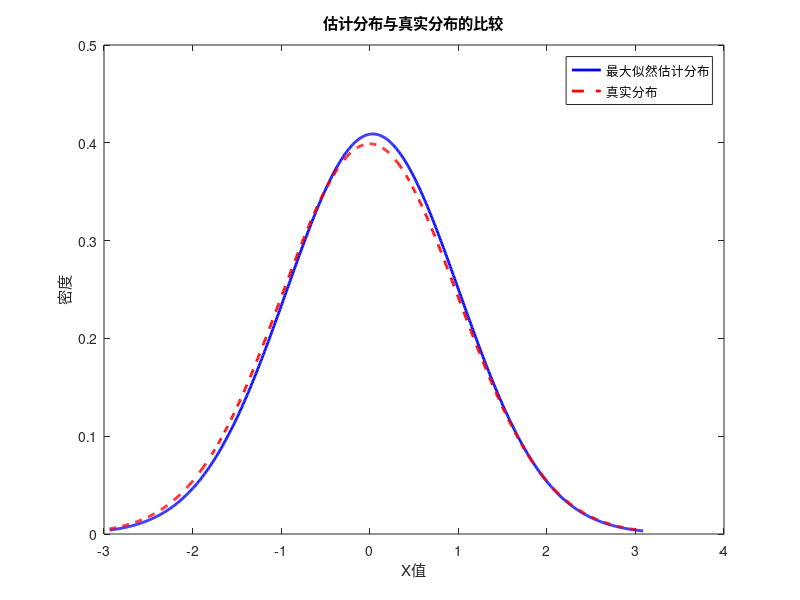

This chart was generated by the following MATLAB code:
% 利用5(a)产生的样本分别计算N(μ,σ^2)中参数μ和σ^2的最大似然估计值，并计算其与真实参数值之间的距离。


% 加载5(a)的数据
n = 1000;
X = randn(n, 1);

% 计算最大似然估计
mu_MLE = mean(X);
sigma2_MLE = var(X) * (n-1)/n;  % 注意：最大似然估计的方差分母是n

% 真实参数值
mu_true = 0;
sigma2_true = 1;

% 计算距离
mu_distance = abs(mu_MLE - mu_true);
sigma2_distance = abs(sigma2_MLE - sigma2_true);

% 显示结果
fprintf('最大似然估计结果：\n');
fprintf('μ的估计值 = %.4f (真实值 = %.4f)\n', mu_MLE, mu_true);
fprintf('σ^2的估计值 = %.4f (真实值 = %.4f)\n', sigma2_MLE, sigma2_true);
fprintf('\n与真实参数的距离：\n');
fprintf('|μ_MLE - μ_true| = %.4f\n', mu_distance);
fprintf('|σ^2_MLE - σ^2_true| = %.4f\n', sigma2_distance);

% 绘制估计分布和真实分布的比较
figure;
x = linspace(min(X), max(X), 1000);
plot(x, normpdf(x, mu_MLE, sqrt(sigma2_MLE)), 'b-', 'LineWidth', 2);
hold on;
plot(x, normpdf(x, mu_true, sqrt(sigma2_true)), 'r--', 'LineWidth', 2);
title('估计分布与真实分布的比较');
xlabel('X值');
ylabel('密度');
legend('最大似然估计分布', '真实分布'); 
